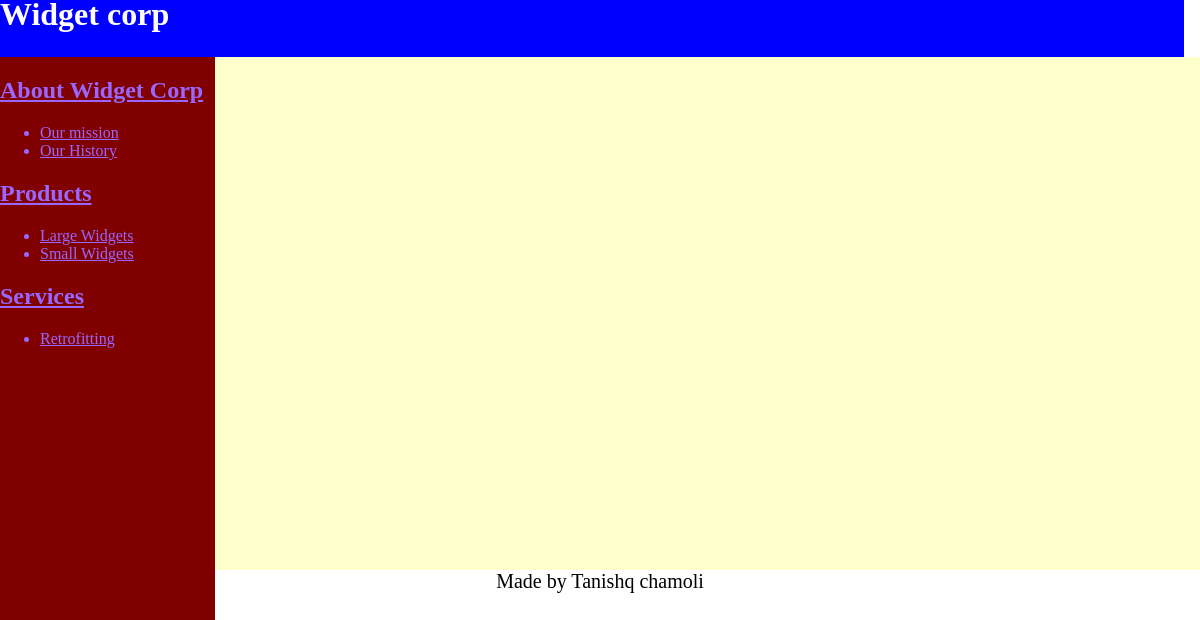
The page / on the database its author committed.
### tables this page shows
CREATE TABLE `subjects` (
  `id` int(11) NOT NULL,
  `menu_name` varchar(100) NOT NULL,
  `position` int(11) NOT NULL,
  `visible` varchar(50) NOT NULL
);

CREATE TABLE `pages` (
  `id` int(11) NOT NULL,
  `subject_id` int(11) NOT NULL,
  `menu_name` varchar(100) NOT NULL,
  `position` int(11) NOT NULL,
  `visible` varchar(50) NOT NULL,
  `content` varchar(500) NOT NULL
);

### index.php (the view, shortened to what this page needs)
<?php include "header.php"; ?>
	<div class="main">
	<div class="sidebar">
<?php
	$conn = mysqli_connect('localhost','tanishq','tanishq','project');
	$sql = "SELECT * FROM subjects";
	$result = mysqli_query($conn,$sql);
	$ans = mysqli_fetch_all($result,MYSQLI_ASSOC);
	$sql2 = "SELECT * FROM pages";
	$result2 = mysqli_query($conn,$sql2);
	$ans2 = mysqli_fetch_all($result2,MYSQLI_ASSOC);
	foreach ($ans as $subject ) {
		if($subject['visible'] == "Yes"){
?>
		<a href="#"><h2 onclick="run(<?php echo $subject["id"]; ?>)"><?php echo $subject["menu_name"]; ?></h2></a>
			<ul id="<?php echo $subject["id"]; ?>" display = "none">
			<?php
			foreach ($ans2 as $pages) {
				if($subject["id"] == $pages["subject_id"]){
		?>
		<a href="?id=<?php  echo $pages['id']?>"><li><?php echo $pages['menu_name']; ?></li></a>
			<?php
				}
			}
			echo "</ul>";
		}
	}
?>
</div>
<div class="main_content">
</div>
</div>
<?php include "footer.php"; ?>

### header.php (style rules this page uses)
.main { display: flex; width: inherit; height: 513px; }
.sidebar { margin-bottom: 0px; height: 109vh; width: 258px; margin-left: -8px; background-color: maroon; color: black; }
.main_content { background-color: #ffffcc; margin-right: -8px; width: 100%; }
a { color: #9966ff; }

### rows shown on the page
subjects: menu_name "About Widget Corp"
pages: menu_name "Our mission"
pages: menu_name "Our History"
subjects: menu_name "Products"
pages: menu_name "Large Widgets"
pages: menu_name "Small Widgets"
subjects: menu_name "Services"
pages: menu_name "Retrofitting"
